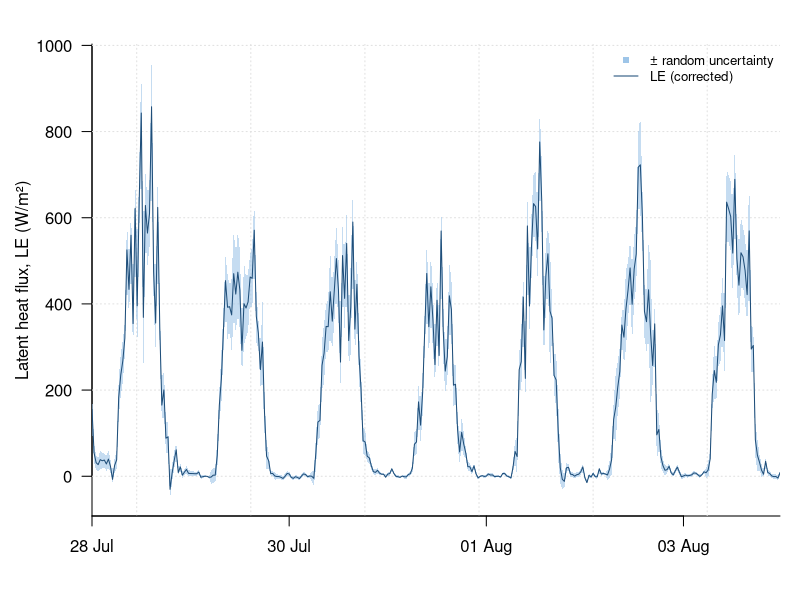

R code for this plot:
# Latent heat flux (LE) from an eddy-covariance flux tower, one week in summer
# Chapter 5 draft; data: Desai (2026), AmeriFlux FLUXNET-1F US-WCr Willow Creek v1.3_r1, doi:10.17190/AMF/3028955 (CC-BY-4.0)
# Run: Rscript flux_tower_latent_heat.R  ->  figure_r.png (base R, no packages needed)

a <- read.csv("flux_tower_LE.csv", stringsAsFactors = FALSE)
a$TIMESTAMP_START <- as.POSIXct(a$TIMESTAMP_START, format = "%Y-%m-%d %H:%M:%S", tz = "UTC")
a$lo <- a$LE_CORR_Wm2 - a$LE_RANDUNC_Wm2
a$hi <- a$LE_CORR_Wm2 + a$LE_RANDUNC_Wm2

png("figure_r.png", width = 1350, height = 675, res = 150)
par(mfrow = c(1, 1), mar = c(4.2, 4.6, 2.2, 1), las = 1)
plot(NA, xlim = range(c(a$TIMESTAMP_START, a$TIMESTAMP_START), na.rm = TRUE), ylim = range(c(a$hi, a$lo, a$LE_CORR_Wm2, 0), na.rm = TRUE), log = "", xlab = "", ylab = "Latent heat flux, LE (W/m²)", bty = "l", xaxt = "n", xaxs = "i")
grid(col = "grey88")
axis.POSIXct(1, x = a$TIMESTAMP_START, format = "%d %b")
polygon(c(a$TIMESTAMP_START, rev(a$TIMESTAMP_START)), c(a$hi, rev(a$lo)), col = adjustcolor("#9ec5e8", alpha.f = 0.6), border = NA)
lines(a$TIMESTAMP_START, a$LE_CORR_Wm2, col = "#1f4e79", lwd = 1, lty = 1)
legend("topright", legend = c("± random uncertainty", "LE (corrected)"), col = c("#9ec5e8", "#1f4e79"), lty = c(0, 1), pch = c(15, NA), bty = "n", cex = 0.8)

invisible(dev.off())
